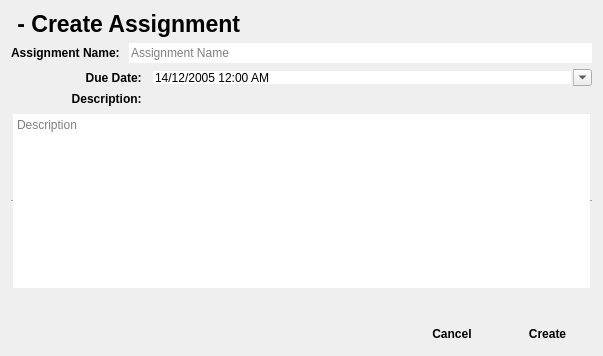
<?xml version="1.0" encoding="UTF-8"?>
<ui version="4.0">
 <class>AceClassUtility_NewAssignment</class>
 <widget class="QDialog" name="AceClassUtility_NewAssignment">
  <property name="geometry">
   <rect>
    <x>0</x>
    <y>0</y>
    <width>603</width>
    <height>356</height>
   </rect>
  </property>
  <property name="minimumSize">
   <size>
    <width>603</width>
    <height>356</height>
   </size>
  </property>
  <property name="maximumSize">
   <size>
    <width>603</width>
    <height>356</height>
   </size>
  </property>
  <property name="baseSize">
   <size>
    <width>603</width>
    <height>356</height>
   </size>
  </property>
  <property name="windowTitle">
   <string>Ace Class Utility - &lt;className&gt; - New Assignment</string>
  </property>
  <property name="windowIcon">
   <iconset resource="../main.qrc">
    <normaloff>:/icons/icon.png</normaloff>:/icons/icon.png</iconset>
  </property>
  <layout class="QGridLayout" name="gridLayout">
   <item row="3" column="0">
    <layout class="QHBoxLayout" name="assignmentDueLayout">
     <item>
      <widget class="QLabel" name="assignmentDueLabel">
       <property name="maximumSize">
        <size>
         <width>134</width>
         <height>16777215</height>
        </size>
       </property>
       <property name="font">
        <font>
         <weight>75</weight>
         <bold>true</bold>
        </font>
       </property>
       <property name="text">
        <string>Due Date: </string>
       </property>
       <property name="alignment">
        <set>Qt::AlignRight|Qt::AlignTrailing|Qt::AlignVCenter</set>
       </property>
      </widget>
     </item>
     <item>
      <widget class="QDateTimeEdit" name="assignmentDueEdit">
       <property name="font">
        <font>
         <weight>50</weight>
         <bold>false</bold>
        </font>
       </property>
       <property name="wrapping">
        <bool>false</bool>
       </property>
       <property name="frame">
        <bool>false</bool>
       </property>
       <property name="date">
        <date>
         <year>2005</year>
         <month>12</month>
         <day>14</day>
        </date>
       </property>
       <property name="displayFormat">
        <string>d/M/yyyy h:mm AP</string>
       </property>
       <property name="calendarPopup">
        <bool>true</bool>
       </property>
      </widget>
     </item>
    </layout>
   </item>
   <item row="6" column="0">
    <spacer name="verticalSpacer">
     <property name="orientation">
      <enum>Qt::Vertical</enum>
     </property>
     <property name="sizeHint" stdset="0">
      <size>
       <width>20</width>
       <height>40</height>
      </size>
     </property>
    </spacer>
   </item>
   <item row="0" column="0">
    <widget class="QLabel" name="titleLabel">
     <property name="font">
      <font>
       <pointsize>17</pointsize>
       <weight>75</weight>
       <bold>true</bold>
      </font>
     </property>
     <property name="text">
      <string>&lt;className&gt; - Create Assignment</string>
     </property>
    </widget>
   </item>
   <item row="1" column="0">
    <layout class="QHBoxLayout" name="assignmentNameLayout">
     <item>
      <widget class="QLabel" name="assignmentNameLabel">
       <property name="maximumSize">
        <size>
         <width>134</width>
         <height>16777215</height>
        </size>
       </property>
       <property name="font">
        <font>
         <weight>75</weight>
         <bold>true</bold>
        </font>
       </property>
       <property name="text">
        <string>Assignment Name: </string>
       </property>
       <property name="alignment">
        <set>Qt::AlignRight|Qt::AlignTrailing|Qt::AlignVCenter</set>
       </property>
      </widget>
     </item>
     <item>
      <widget class="QLineEdit" name="assignmentNameEdit">
       <property name="font">
        <font>
         <weight>50</weight>
         <bold>false</bold>
        </font>
       </property>
       <property name="frame">
        <bool>false</bool>
       </property>
       <property name="placeholderText">
        <string>Assignment Name</string>
       </property>
      </widget>
     </item>
    </layout>
   </item>
   <item row="7" column="0">
    <layout class="QHBoxLayout" name="bottomLayout">
     <item>
      <widget class="QLabel" name="statusLabel">
       <property name="minimumSize">
        <size>
         <width>390</width>
         <height>0</height>
        </size>
       </property>
       <property name="text">
        <string/>
       </property>
      </widget>
     </item>
     <item>
      <widget class="QPushButton" name="cancelButton">
       <property name="font">
        <font>
         <weight>75</weight>
         <bold>true</bold>
        </font>
       </property>
       <property name="text">
        <string>Cancel</string>
       </property>
       <property name="icon">
        <iconset theme="cancel">
         <normaloff>.</normaloff>.</iconset>
       </property>
       <property name="flat">
        <bool>true</bool>
       </property>
      </widget>
     </item>
     <item>
      <widget class="QPushButton" name="createButton">
       <property name="font">
        <font>
         <weight>75</weight>
         <bold>true</bold>
        </font>
       </property>
       <property name="text">
        <string>Create</string>
       </property>
       <property name="icon">
        <iconset theme="dialog-ok">
         <normaloff>.</normaloff>.</iconset>
       </property>
       <property name="flat">
        <bool>true</bool>
       </property>
      </widget>
     </item>
    </layout>
   </item>
   <item row="4" column="0">
    <layout class="QVBoxLayout" name="assignmentDescLayout">
     <item>
      <widget class="QLabel" name="assignmentDescLabel">
       <property name="maximumSize">
        <size>
         <width>134</width>
         <height>16777215</height>
        </size>
       </property>
       <property name="font">
        <font>
         <weight>75</weight>
         <bold>true</bold>
        </font>
       </property>
       <property name="text">
        <string>Description: </string>
       </property>
       <property name="alignment">
        <set>Qt::AlignRight|Qt::AlignTrailing|Qt::AlignVCenter</set>
       </property>
      </widget>
     </item>
     <item>
      <widget class="QTextEdit" name="assignmentDescEdit">
       <property name="frameShape">
        <enum>QFrame::HLine</enum>
       </property>
       <property name="placeholderText">
        <string>Description</string>
       </property>
      </widget>
     </item>
    </layout>
   </item>
  </layout>
 </widget>
 <resources>
  <include location="../main.qrc"/>
 </resources>
 <connections/>
</ui>
